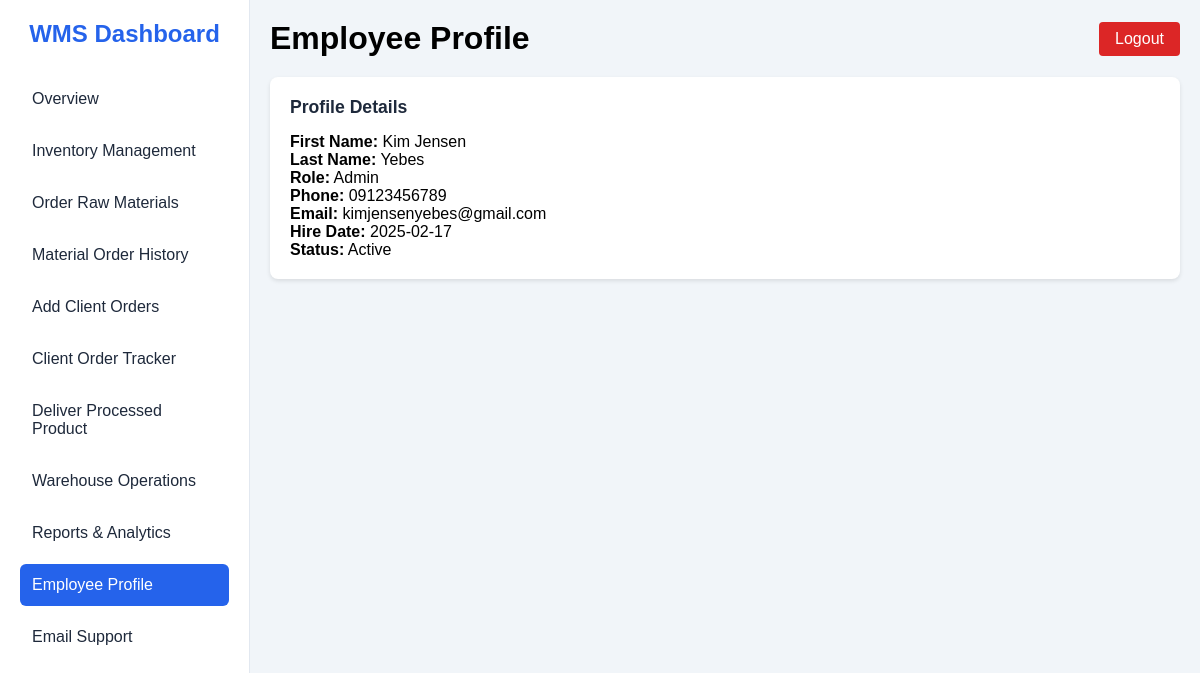
Screenshot of /employee/employee_profile.php (signed in) with the database file from the repository.
### tables this page shows
CREATE TABLE `employees` (
  `EmployeeID` int(11) NOT NULL,
  `FirstName` varchar(50) NOT NULL,
  `LastName` varchar(50) NOT NULL,
  `Role` varchar(45) NOT NULL,
  `Phone` varchar(20) DEFAULT NULL,
  `employeeEmail` varchar(100) DEFAULT NULL,
  `employeePassword` varchar(255) NOT NULL,
  `HireDate` date NOT NULL,
  `Status` varchar(32) NOT NULL
);

### employee/employee_profile.php (the view, shortened to what this page needs)
<?php
require_once 'session_check.php';
require_once '../layouts/employeeSidebar.php';
require_once '../layouts/employeeHeader.php';
$employeeID = $_SESSION['employeeID'];
try {
    $stmt = $conn->prepare("
        SELECT EmployeeID, FirstName, LastName, Role, Phone, employeeEmail, HireDate, Status
        FROM employees
        WHERE EmployeeID = ?
    ");
    $stmt->bind_param("i", $employeeID);
    $stmt->execute();
    $result = $stmt->get_result();
    if ($result->num_rows > 0) {
        $employee = $result->fetch_assoc();
    } else {
        die("Employee not found.");
    }
} catch (Exception $e) {
    die("Database error: " . $e->getMessage());
}
?>
<!DOCTYPE html>
<html lang="en">
<head>
    <link rel="stylesheet" href="../assets/css/eminventory.css">
</head>
<body>
    <div class="container">
        <div class="main-content">
            <section class="card">
                <h2 class="card-header">Profile Details</h2>
                <div class="profile-details">
                    <p><strong>First Name:</strong> <?= htmlspecialchars($employee['FirstName']) ?></p>
                    <p><strong>Last Name:</strong> <?= htmlspecialchars($employee['LastName']) ?></p>
                    <p><strong>Role:</strong> <?= htmlspecialchars($employee['Role']) ?></p>
                    <p><strong>Phone:</strong> <?= htmlspecialchars($employee['Phone']) ?></p>
                    <p><strong>Email:</strong> <?= htmlspecialchars($employee['employeeEmail']) ?></p>
                    <p><strong>Hire Date:</strong> <?= htmlspecialchars($employee['HireDate']) ?></p>
                    <p><strong>Status:</strong> <?= htmlspecialchars($employee['Status']) ?></p>
                </div>
            </section>
        </div>
    </div>
</body>
</html>

### assets/css/eminventory.css (style rules this page uses)
* { margin: 0; padding: 0; box-sizing: border-box; font-family: 'Arial', sans-serif; }
:root { --primary-color: #2563eb; --secondary-color: #1e40af; --background-color: #f1f5f9; --text-color: #1e293b; --border-color: #e2e8f0; }
body { background-color: var(--background-color); min-height: 100vh; }
.container { display: flex; min-height: 100vh; }
.main-content { flex: 1; padding: 20px; height: 100vh; overflow: auto; }
.card { background: white; border-radius: 8px; padding: 20px; box-shadow: 0 2px 4px rgba(0,0,0,0.1); }
.card-header { font-size: 1.1rem; font-weight: bold; margin-bottom: 15px; color: var(--text-color); }

### rows the page displays
employees: FirstName "Kim Jensen", LastName "Yebes", Role "Admin", Phone "09123456789", employeeEmail "kimjensenyebes@gmail.com", HireDate "2025-02-17", Status "Active"

### other values shown
$pageTitle "Employee Profile"
